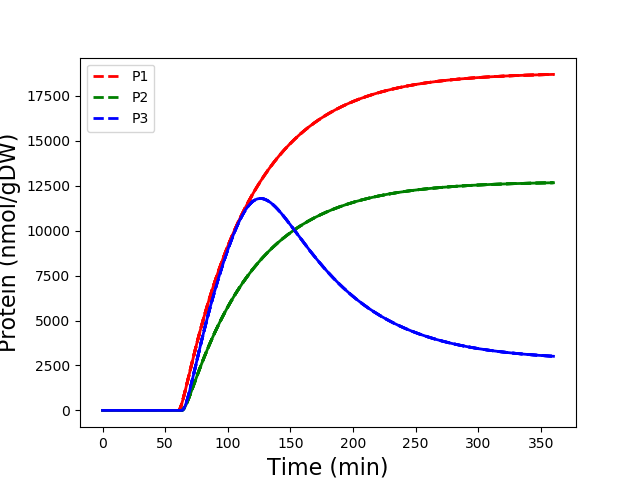

Generate this figure with Julia:
# Sample script to run a model using GRNSimKit -
using GRNSimKit
using PyPlot

# time step -
time_step_size = 1.0*(1/60)

# what case are we doing? -> {:default, :broken}
simulation_case_flag = :default

# default -
path_to_model_file = "~PATH_TO_FILE~/ICT1.json"
color_P1 = "red"
color_P2 = "green"
color_P3 = "blue"

# Build a data dictionary from a model file -
ddd = build_discrete_dynamic_data_dictionary(time_step_size, path_to_model_file)

# Run the model to steady-state, before we do anything -
steady_state = GRNSteadyStateSolve(ddd)

# Run the model 60 time units *before* we add inducer -
ddd[:initial_condition_array] = steady_state
(T0, X0) = GRNDiscreteDynamicSolve((0.0,1.0,time_step_size), ddd)

# Add inducer T = 1 mM for 300 time units -
ddd[:initial_condition_array] = X0[end,:]
ddd[:initial_condition_array][7] = 10.0
tstart_1 = T0[end]
tstop_1 = tstart_1 + 5.0
(T1, X1) = GRNDiscreteDynamicSolve((tstart_1,tstop_1, time_step_size), ddd)

#=# Wash inducer out -
ddd[:initial_condition_array] = X1[end,:]
ddd[:initial_condition_array][7] = 0.0
tstart_2 = T1[end]
tstop_2 = tstart_2 + 10.0
(T2, X2) = GRNDiscreteDynamicSolve((tstart_2,tstop_2, time_step_size), ddd)=#

# Package -
T = [T0 ; T1]
X = [X0 ; X1]

# make a plot -
plot(T*(60),X[:,4],label="P1",color_P1,linewidth=2, linestyle="-")
plot(T*(60),X[:,5],label="P2",color_P2,linewidth=2, linestyle="-")
plot(T*(60),X[:,6],label="P3",color_P3,linewidth=2, linestyle="-")

# axis -
xlabel("Time (min)", fontsize=16)
ylabel("Protein (nmol/gDW)", fontsize=16)
legend()
savefig("VadhinProblem2A.png")
